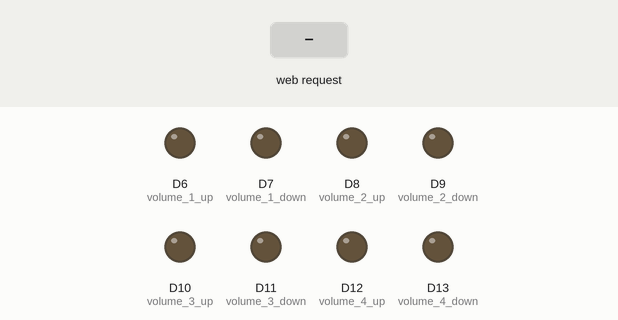
Recording of a sketch running on a simulated Arduino MKR. Shown: output pins drawn as LEDs (lit = HIGH). The inputs (shaded band) are chosen by the test bench.

Above: at 2.2 s.
2.3 s: HTTP request GET /1U received
At 2.8 s:
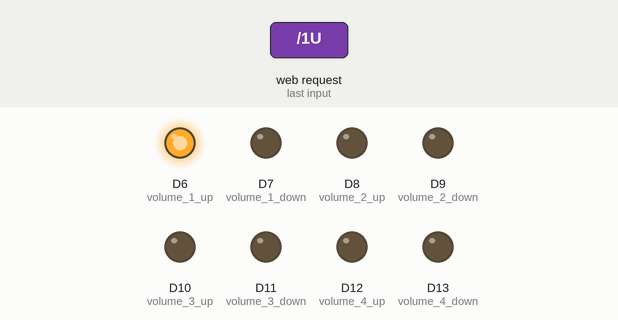
4.8 s: HTTP request GET /1D received
At 5.6 s:
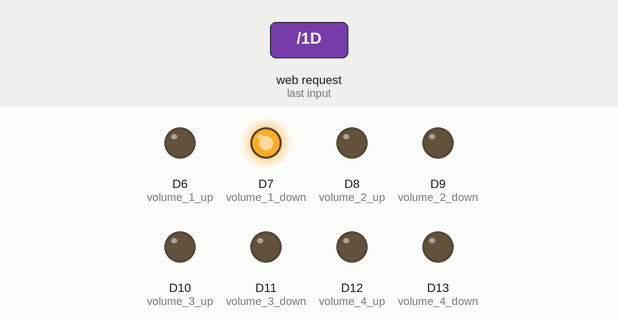
7.3 s: HTTP request GET /2U received
At 7.8 s:
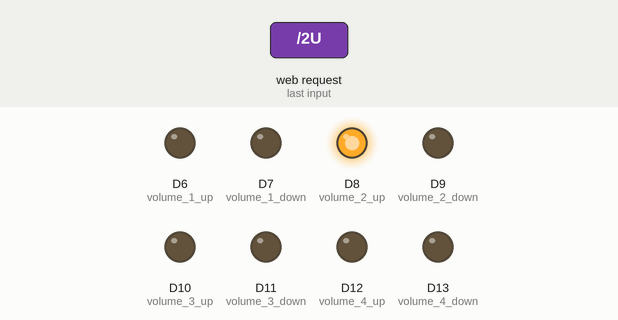
9.8 s: HTTP request GET /2D received
At 10.6 s:
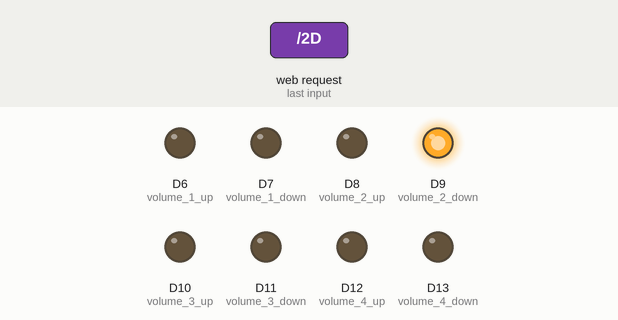
12.3 s: HTTP request GET /3U received
At 12.8 s:
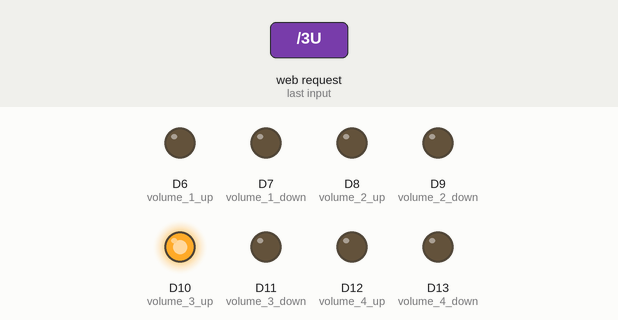
14.8 s: HTTP request GET /3D received
At 15.6 s:
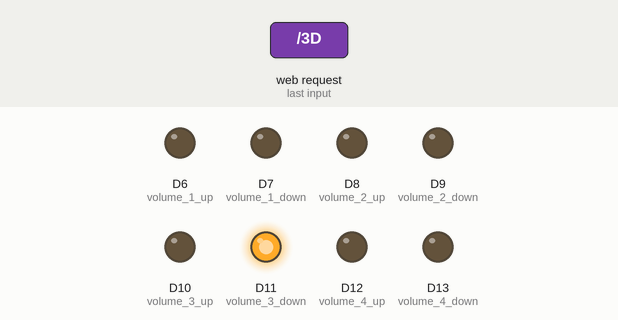
Timing chart, 0 to 17.8 s (numbered marks = the images above; inputs shaded):
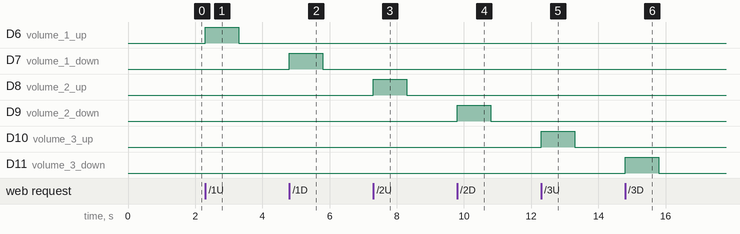

The sketch:

Simple_AP-3.1-MVP.ino
```cpp
/*
  created 25 Nov 2012
  by Tom Igoe
  adapted to WiFi AP by Adafruit

  adapted to audio pre-amplifier use with Printed Circuit Board
  by Clayton B. Hoover III as part of my senior project
 */

#include <SPI.h>
#include <WiFiNINA.h>
#include "arduino_secrets.h"
///////please enter your sensitive data in the Secret tab/arduino_secrets.h
char ssid[] = SECRET_SSID;        // your network SSID (name)
char pass[] = SECRET_PASS;    // your network password (use for WPA, or use as key for WEP)
int keyIndex = 0;                // your network key Index number (needed only for WEP)

//int led =  9;
int status = WL_IDLE_STATUS;
WiFiServer server(80);

void setup() {
  //Initialize serial and wait for port to open:
//  Serial.begin(9600);
//  while (!Serial) {
//    ; // wait for serial port to connect. Needed for native USB port only
//  }
//  Serial.end()

//  Serial.println("Access Point Web Server");


  //I(Clayton) added the following lines, they stand for the comments made to the right of them,
  //but these lines only put the pin aside for output, doesn't assign it to the button
  pinMode(6, OUTPUT);       //volume 1 up
  pinMode(7, OUTPUT);       //volume 1 down

  pinMode(8, OUTPUT);       //volume 2 up
  pinMode(9, OUTPUT);       //volume 2 down

  pinMode(10, OUTPUT);      //volume 3 up
  pinMode(11, OUTPUT);      //volume 3 down

  pinMode(12, OUTPUT);      //volume 4 up
  pinMode(13, OUTPUT);      //volume 4 down


  // check for the WiFi module:
  if (WiFi.status() == WL_NO_MODULE) {
//    Serial.println("Communication with WiFi module failed!");
    // don't continue
    while (true);
  }

  String fv = WiFi.firmwareVersion();
  if (fv < "1.0.0") {
//    Serial.println("Please upgrade the firmware");
  }

  // by default the local IP address of will be 192.168.4.1
  // you can override it with the following:
  //WiFi.config(IPAddress(10, 0, 0, 1));

  // print the network name (SSID);
//  Serial.print("Creating access point named: ");
//  Serial.println(ssid);

  // Create open network. Change this line if you want to create an WEP network:
  status = WiFi.beginAP(ssid, pass);
  if (status != WL_AP_LISTENING) {
//    Serial.println("Creating access point failed");
    // don't continue
    while (true);
  }

  // wait 1 seconds for connection:
  delay(1000);

  // start the web server on port 80
  server.begin();

  // have to comment out to get server to work headless
  printWiFiStatus();
}


void loop() {
  // compare the previous status to the current status
  if (status != WiFi.status()) {
    // it has changed update the variable
    status = WiFi.status();

    if (status == WL_AP_CONNECTED) {
      // a device has connected to the AP
//      Serial.println("Device connected to AP");

    } else {
      // a device has disconnected from the AP, and we are back in listening mode
//      Serial.println("Device disconnected from AP");
    }
  }

  WiFiClient client = server.available();   // listen for incoming clients

  if (client) {                             // if you get a client,
 //   Serial.println("new client");           // print a message out the serial port
    String currentLine = "";                // make a String to hold incoming data from the client
    while (client.connected()) {            // loop while the client's connected
      if (client.available()) {             // if there's bytes to read from the client,
        char c = client.read();             // read a byte, then
 //       Serial.write(c);                    // print it out the serial monitor
        if (c == '\n') {                    // if the byte is a newline character

          // if the current line is blank, you got two newline characters in a row.
          // that's the end of the client HTTP request, so send a response:
          if (currentLine.length() == 0) {
            // HTTP headers always start with a response code (e.g. HTTP/1.1 200 OK)
            // and a content-type so the client knows what's coming, then a blank line:
            client.println("HTTP/1.1 200 OK");
            client.println("Content-type:text/html");
            client.println();


//

            client.print("<font size=100><a href=\"/1U\">Vol-1-UP</a> _-=-_ <a href=\"/1D\">Vol-1-DOWN</a><br>");
            client.print(               "<a href=\"/2U\">Vol-2-UP</a> _-=-_ <a href=\"/2D\">Vol-2-DOWN</a><br>");
            client.print(               "<a href=\"/3U\">Vol-3-UP</a> _-=-_ <a href=\"/3D\">Vol-3-DOWN</a><br>");
            client.print(               "<a href=\"/4U\">Vol-4-UP</a> _-=-_ <a href=\"/4D\">Vol-4-DOWN</a><br>");

            // The HTTP response ends with another blank line:
            client.println();
            // break out of the while loop:
            break;
          }
          else {      // if you got a newline, then clear currentLine:
            currentLine = "";
          }
        }
        else if (c != '\r') {    // if you got anything else but a carriage return character,
          currentLine += c;      // add it to the end of the currentLine
        }

        // Check to see if value entered (button pushed)

        if (currentLine.endsWith("GET /1U")) {
          digitalWrite(6, HIGH);                // Vol 1 Up for 1 second
          delay(1000);
          digitalWrite(6, LOW);
        }
        if (currentLine.endsWith("GET /1D")) {
          digitalWrite(7, HIGH);                // Vol 1 Down for 1 second
          delay(1000);
          digitalWrite(7, LOW);
        }
        if (currentLine.endsWith("GET /2U")) {
          digitalWrite(8, HIGH);
          delay(1000);
          digitalWrite(8, LOW);
        }
        if (currentLine.endsWith("GET /2D")) {
          digitalWrite(9, HIGH);
          delay(1000);
          digitalWrite(9, LOW);
        }
        if (currentLine.endsWith("GET /3U")) {
          digitalWrite(10, HIGH);
          delay(1000);
          digitalWrite(10, LOW);
        }
        if (currentLine.endsWith("GET /3D")) {
          digitalWrite(11, HIGH);
          delay(1000);
          digitalWrite(11, LOW);
        }
        if (currentLine.endsWith("GET /4U")) {
          digitalWrite(12, HIGH);
          delay(1000);
          digitalWrite(12, LOW);
        }
        if (currentLine.endsWith("GET /4D")) {
          digitalWrite(13, HIGH);
          delay(1000);
          digitalWrite(13, LOW);
        }
      }
    }
    // close the connection:
    client.stop();
 //   Serial.println("client disconnected");
  }
}

void printWiFiStatus() {
  // print the SSID of the network you're attached to:
 // Serial.print("SSID: ");
//  Serial.println(WiFi.SSID());

  // print your WiFi shield's IP address:
  IPAddress ip = WiFi.localIP();
//  Serial.print("IP Address: ");
//  Serial.println(ip);

  // print where to go in a browser:
 // Serial.print("To see this page in action, open a browser to http://");
//  Serial.println(ip);

}
```

arduino_secrets.h
```cpp
#define SECRET_SSID "ArduinoMKRWifi1010";
#define SECRET_PASS "UMrugby11";
```

Measured:
- after the input at 2.3 s, D6 (volume_1_up): LOW → HIGH at once, → LOW 1.0 s later
- after the input at 4.8 s, D7 (volume_1_down): LOW → HIGH at once, → LOW 1.0 s later
- after the input at 7.3 s, D8 (volume_2_up): LOW → HIGH at once, → LOW 1.0 s later
- after the input at 9.8 s, D9 (volume_2_down): LOW → HIGH at once, → LOW 1.0 s later
- after the input at 12.3 s, D10 (volume_3_up): LOW → HIGH at once, → LOW 1.0 s later
- after the input at 14.8 s, D11 (volume_3_down): LOW → HIGH at once, → LOW 1.0 s later
